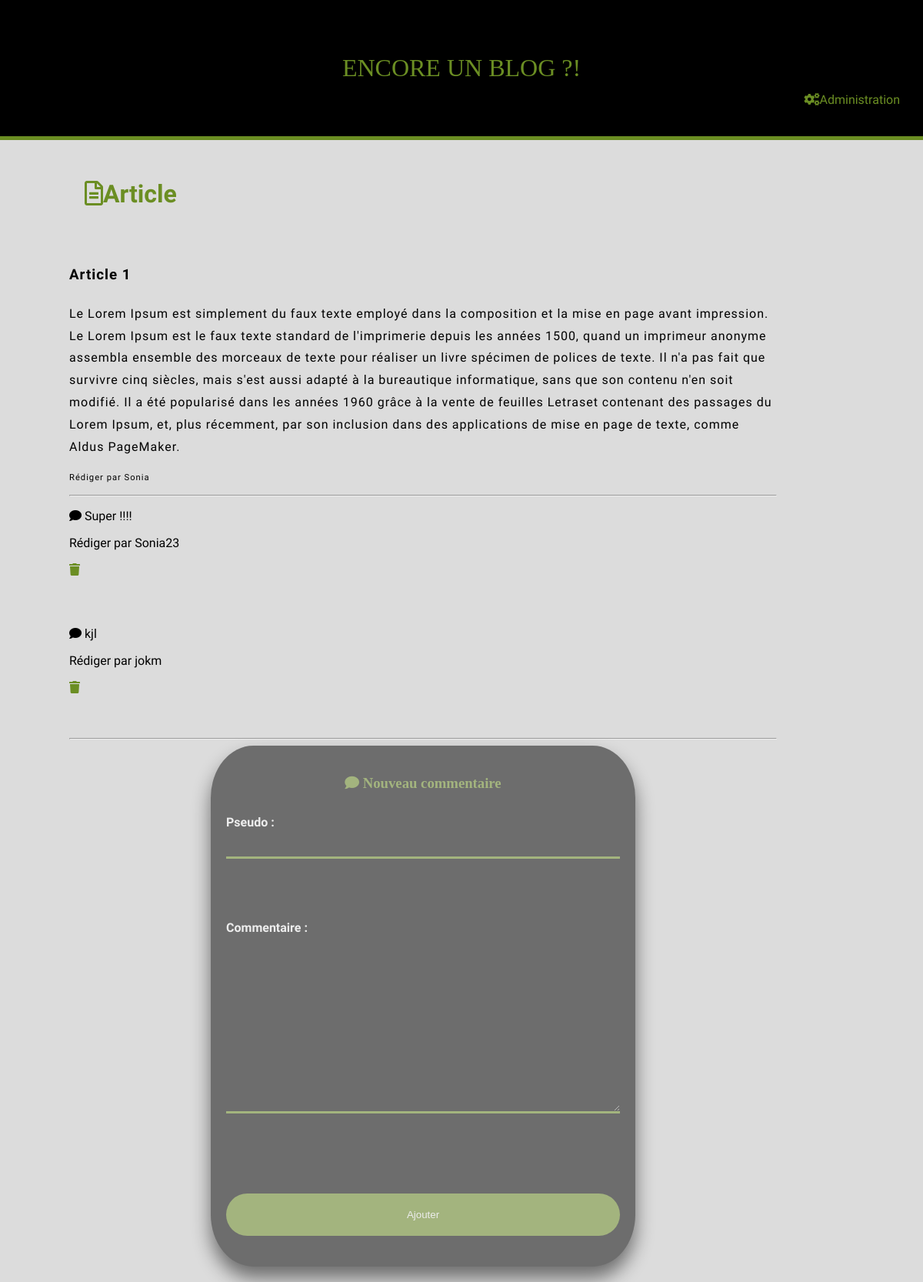
The app's page /users.php?id_user=1 with its own data.
### tables this page shows
CREATE TABLE IF NOT EXISTS `posts` (
  `id_posts` int(11) NOT NULL AUTO_INCREMENT,
  `title` varchar(250) NOT NULL,
  `content` text NOT NULL,
  `publication_date` date NOT NULL,
  `id_categories` int(11) NOT NULL,
  `id_user` int(11) NOT NULL,
  PRIMARY KEY (`id_posts`),
  KEY `id_users` (`id_user`),
  KEY `id_categories` (`id_categories`)
);

CREATE TABLE IF NOT EXISTS `users` (
  `id_user` int(11) NOT NULL AUTO_INCREMENT,
  `name` text NOT NULL,
  `nom` varchar(50) NOT NULL,
  `e_mail` varchar(250) NOT NULL,
  `mot_passe` varchar(50) NOT NULL,
  PRIMARY KEY (`id_user`)
);

CREATE TABLE IF NOT EXISTS `comment` (
  `id_comment` int(11) NOT NULL AUTO_INCREMENT,
  `pseudo` varchar(250) NOT NULL,
  `content` text NOT NULL,
  `email` text NOT NULL,
  `publication_date` date NOT NULL,
  `id_posts` int(11) NOT NULL,
  PRIMARY KEY (`id_comment`),
  KEY `fk_comment_post` (`id_posts`)
);

### database.php (called while the page is built, shortened)
<?php
function createConnection() {
	$db=new PDO ('mysql:host=localhost;dbname=blog;charset=utf8','root','');
    $db->setAttribute(PDO::ATTR_ERRMODE, PDO::ERRMODE_EXCEPTION);
    return $db;
}
function articleUsers($id){
	$pdo=createConnection();
	$req=$pdo->prepare('SELECT *
		FROM `posts` JOIN `categories` ON `posts`.`id_categories`=`categories`.`id_categories`
		JOIN `users` ON `users`.`id_user`=`posts`.`id_user` WHERE `posts`.`id_posts`= ?');
	$req->execute(array($id));
	$data=$req->fetchAll(PDO::FETCH_ASSOC);
	return $data;
}
function getComments($id){
 	$pdo=createConnection();
 	$req=$pdo->prepare('SELECT * FROM `comment` WHERE `id_posts`=?');
 	$req->execute (array($id));
 	$add=$req->fetchAll(PDO::FETCH_ASSOC);
 	return $add;
}
?>

### users.php (the view, shortened to what this page needs)
<?php
require('database.php');
$id=$_GET['id_user'];
if(!isset($id) || !is_numeric($id)){
	header('Location:index.php');
}
else{
	$data=articleUsers($id);
	$add=getComments($id);
}
?>
<!DOCTYPE html>
<html>
<head>
	<link rel="stylesheet" href="https://use.fontawesome.com/releases/v5.8.2/css/all.css">
	<link rel="stylesheet" type="text/css" href="style.css">
</head>
<body>
	<header>
		<a href="index.php" class="entete">ENCORE UN BLOG ?!</a>
		<a href="admin.php" class="Administration"><i class="fas fa-cogs"></i>Administration</a>
	</header>
	<main>
		<h1 class="couleur"><i class="far fa-file-alt"></i>Article</h1>
		<?php
		foreach ($data as $key => $value) {
			echo "<h3 class='titre'>".$value['title']."</h3>";
			echo '<p class="titre">'.$value['content'].'</p>';
			echo '<p class="auteur">Rédiger par '.$value['name'].'</p>';
		}
		?>
		<hr>
		<?php
		foreach ($add as $key => $value) {
			echo '<p><i class="fas fa-comment"></i> '.$value['content'].'</p>';
			echo '<p>Rédiger par '.$value['pseudo'].'</p><a href="delteComment.php?id_comment='
			.$value['id_comment'].'"><i class="fas supComment commentaire fa-trash"></i></a>';
		}
		?>
		<hr>
		<form action='users.php?id_user=<?= $id ?>' method="post">
				<h3><i class="fas fa-comment"></i> Nouveau  commentaire</h3>
				<div>
					<label for="radio"><strong>Pseudo :</strong></label><br>
					<input type="test" name="name" id="radio" value="<?php if(isset($contenu)) echo $contenu; ?>">
				</div>
				<div>
					<label for="comment"><strong>Commentaire :</strong></label><br>
					<textarea id="comment" name="commentaire" rows="15" cols="70"><?php if(isset($pseudo)) echo $pseudo; ?></textarea>
				</div>
				<button type='submit'>Ajouter</button>
		</form>
	</main>
</body>
</html>

### style.css (style rules this page uses)
* { box-sizing: border-box; outline: none; }
body { background-color: #DCDCDC; margin:0; padding:0; font-family: 'Nanum Gothic', sans-serif; }
main { padding: 20px; margin-left: 70px; width: 80%; }
header { border-bottom: 5px solid #6B8E23; background-color: #000000; padding: 40px; }
a { text-decoration: none; }
header .entete { display: block; text-decoration: none; text-align: center; margin:auto; color: #6B8E23; padding: 30px; font-size: 2em; font-family: 'Chilanka', cursive; }
.couleur { color:#6B8E23; padding: 10px; margin-bottom: 60px; margin-left: 10px; }
.Administration { position:absolute; text-decoration: none; right:30px; top: 120px; color: #6B8E23; }
.titre { letter-spacing: 1px; line-height: 1.8; }
.auteur { font-size: 0.7em; letter-spacing: 1px; line-height: 1.8; }
.commentaire { margin-bottom: 50px; }
.supComment { color:#6B8E23; }
form { width: 60%; margin:auto; background-color:black; color:white; opacity:0.5; padding:20px; box-shadow:0 15px 25px black; border-radius:10%; border:0px; }
form h3 { text-align:center; margin-bottom: 30px; color:#6B8E23; font-family: 'Chilanka', cursive; }
input { width: 100%; padding:10px; border:none; border-bottom:3px solid #6B8E23; background:transparent; color:white; }
form div { margin-bottom: 80px; }
textarea { width: 100%; border:none; border-bottom:3px solid #6B8E23; background:transparent; color:white; }
button { margin-top: 20px; margin-bottom: 20px; border-radius:50px; padding:20px; width: 100%; background-color:#6B8E23; border:none; color:white; cursor:pointer; }

### records on screen
posts: title "Article 1", content "Le Lorem Ipsum est simplement du faux texte employé dans la composition et la mise en page avant impression. Le Lorem Ipsum est le faux texte standard de l'imprimerie depuis les années 1500, quand un imprimeur anonyme assembla ensemble des morceaux de texte pour réaliser un livre spécimen de polices de texte. Il n'a pas fait que survivre cinq siècles, mais s'est aussi adapté à la bureautique informatique, sans que son contenu n'en soit modifié. Il a été popularisé dans les années 1960 grâce à la vente de feuilles Letraset contenant des passages du Lorem Ipsum, et, plus récemment, par son inclusion dans des applications de mise en page de texte, comme Aldus PageMaker.", id_user.name "Sonia"
comment: content "Super !!!!", pseudo "Sonia23"
comment: content "kjl", pseudo "jokm"
